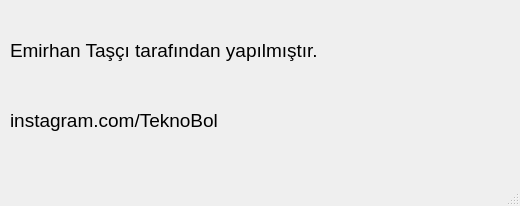
<?xml version="1.0" encoding="UTF-8"?>
<ui version="4.0">
 <class>hakkinda</class>
 <widget class="QMainWindow" name="hakkinda">
  <property name="geometry">
   <rect>
    <x>0</x>
    <y>0</y>
    <width>520</width>
    <height>206</height>
   </rect>
  </property>
  <property name="windowTitle">
   <string>Kütüphane - Hakkında</string>
  </property>
  <property name="windowIcon">
   <iconset>
    <normaloff>Sulu-boya-kitap.png</normaloff>Sulu-boya-kitap.png</iconset>
  </property>
  <widget class="QWidget" name="centralwidget">
   <widget class="QLabel" name="label">
    <property name="geometry">
     <rect>
      <x>10</x>
      <y>0</y>
      <width>451</width>
      <height>101</height>
     </rect>
    </property>
    <property name="font">
     <font>
      <pointsize>14</pointsize>
      <weight>50</weight>
      <bold>false</bold>
     </font>
    </property>
    <property name="text">
     <string>Emirhan Taşçı tarafından yapılmıştır. </string>
    </property>
   </widget>
   <widget class="QLabel" name="label_2">
    <property name="geometry">
     <rect>
      <x>10</x>
      <y>70</y>
      <width>451</width>
      <height>101</height>
     </rect>
    </property>
    <property name="font">
     <font>
      <pointsize>14</pointsize>
      <weight>50</weight>
      <bold>false</bold>
     </font>
    </property>
    <property name="text">
     <string>instagram.com/TeknoBol</string>
    </property>
   </widget>
  </widget>
  <widget class="QMenuBar" name="menubar">
   <property name="geometry">
    <rect>
     <x>0</x>
     <y>0</y>
     <width>520</width>
     <height>26</height>
    </rect>
   </property>
  </widget>
  <widget class="QStatusBar" name="statusbar"/>
 </widget>
 <resources/>
 <connections/>
</ui>
